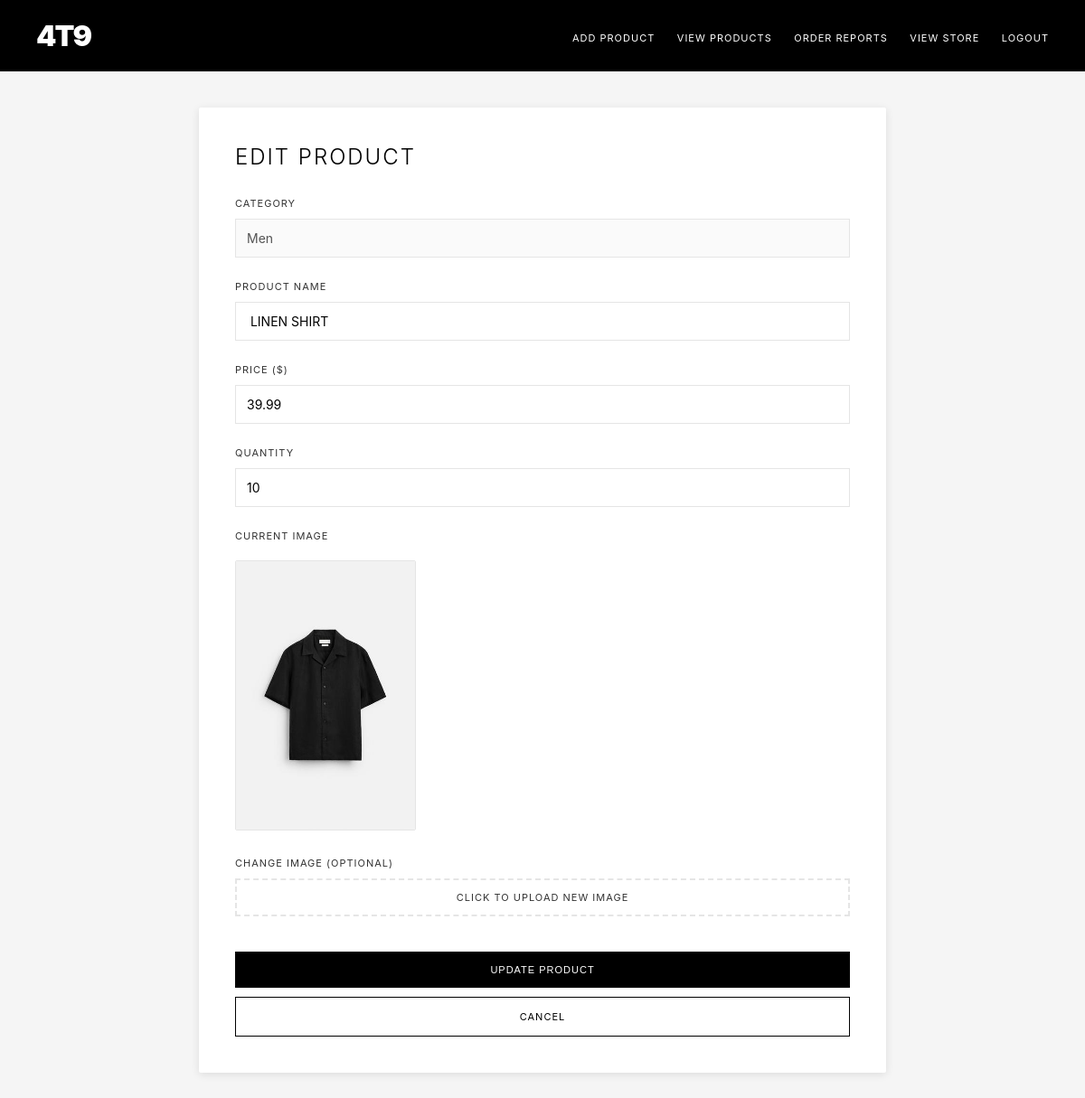
/admin/edit_product.php?id=2&category=men (signed in), run on the app's committed database.
### tables this page shows
CREATE TABLE `men` (
  `id` int NOT NULL,
  `name` varchar(255) NOT NULL,
  `price` decimal(10,2) NOT NULL,
  `qty` int NOT NULL,
  `image` varchar(255) NOT NULL,
  `created_at` timestamp NULL DEFAULT CURRENT_TIMESTAMP
);

### admin/edit_product.php (the view, shortened to what this page needs)
<?php
require_once '../includes/db.php';
$id = $_GET['id'] ?? '';
$category = $_GET['category'] ?? 'men';
$stmt = $pdo->prepare("SELECT * FROM $category WHERE id = :id");
$stmt->execute(['id' => $id]);
$product = $stmt->fetch();
?>
<!DOCTYPE html>
<html lang="en">
<head>
</head>
<body>
    <div class="admin-header">
        <div class="admin-logo">4T9</div>
        <div class="admin-nav">
            <a href="dashboard.php">Add Product</a>
            <a href="view_products.php">View Products</a>
            <a href="order_reports.php">Order Reports</a>
            <a href="../home.php">View Store</a>
            <a href="logout.php">Logout</a>
        </div>
    </div>
    <div class="container">
        <div class="card">
            <h2>Edit Product</h2>
            <form method="POST" enctype="multipart/form-data">
                <div class="form-group">
                    <label>Category</label>
                    <input type="text" value="<?php echo ucfirst($category); ?>" disabled>
                </div>
                <div class="form-group">
                    <label for="name">Product Name</label>
                    <input type="text" id="name" name="name" value="<?php echo htmlspecialchars($product['name']); ?>" required>
                </div>
                <div class="form-group">
                    <label for="price">Price ($)</label>
                    <input type="number" id="price" name="price" step="0.01" min="0" value="<?php echo $product['price']; ?>" required>
                </div>
                <div class="form-group">
                    <label for="qty">Quantity</label>
                    <input type="number" id="qty" name="qty" min="0" value="<?php echo $product['qty']; ?>" required>
                </div>
                <div class="form-group">
                    <label>Current Image</label>
                    <img src="../uploadimg/<?php echo htmlspecialchars($product['image']); ?>" alt="Product" class="current-image">
                </div>
                <div class="form-group">
                    <label>Change Image (Optional)</label>
                    <div class="file-input-wrapper">
                        <label for="image" class="file-input-label">
                            Click to upload new image
                        </label>
                    </div>
                </div>
                <button type="submit" class="btn-submit">Update Product</button>
                <a href="view_products.php?category=<?php echo $category; ?>" class="btn-cancel">Cancel</a>
            </form>
        </div>
    </div>
</body>
</html>

### admin/edit_product.php (style rules this page uses)
* { margin: 0; padding: 0; box-sizing: border-box; }
body { font-family: -apple-system, BlinkMacSystemFont, 'Segoe UI', Roboto, 'Helvetica Neue', Arial, sans-serif; background: #f5f5f5; }
.admin-header { background: #000; color: #fff; padding: 20px 40px; display: flex; justify-content: space-between; align-items: center; }
.admin-logo { font-size: 32px; font-weight: 900; letter-spacing: -2px; }
.admin-nav a { color: #fff; text-decoration: none; margin-left: 20px; font-size: 11px; letter-spacing: 1px; text-transform: uppercase; }
.container { max-width: 800px; margin: 40px auto; padding: 0 20px; }
.card { background: #fff; padding: 40px; border-radius: 2px; box-shadow: 0 2px 10px rgba(0,0,0,0.1); }
.card h2 { font-size: 24px; font-weight: 300; letter-spacing: 2px; text-transform: uppercase; margin-bottom: 30px; }
.form-group { margin-bottom: 25px; }
.form-group label { display: block; font-size: 11px; letter-spacing: 1px; text-transform: uppercase; margin-bottom: 10px; color: #333; }
.form-group input, .form-group select { width: 100%; padding: 12px; border: 1px solid #e5e5e5; font-size: 14px; outline: none; transition: border 0.3s; font-family: inherit; }
.btn-submit { width: 100%; padding: 14px; background: #000; color: #fff; border: none; font-size: 11px; letter-spacing: 1px; text-transform: uppercase; cursor: pointer; transition: background 0.3s; }
.btn-cancel { width: 100%; padding: 14px; background: #fff; color: #000; border: 1px solid #000; font-size: 11px; letter-spacing: 1px; text-transform: uppercase; cursor: pointer; transition: all 0.3s; text-decoration: none; display: block; text-align: center; margin-top: 10px; }
.current-image { max-width: 200px; margin-top: 10px; border: 1px solid #e5e5e5; border-radius: 2px; }
.file-input-wrapper { position: relative; overflow: hidden; display: inline-block; width: 100%; }
.file-input-label { display: block; padding: 12px; border: 2px dashed #e5e5e5; text-align: center; cursor: pointer; transition: border-color 0.3s; font-size: 13px; color: #666; }

### data on the page
men: name "LINEN SHIRT", price "39.99", qty "10", image (picture)
